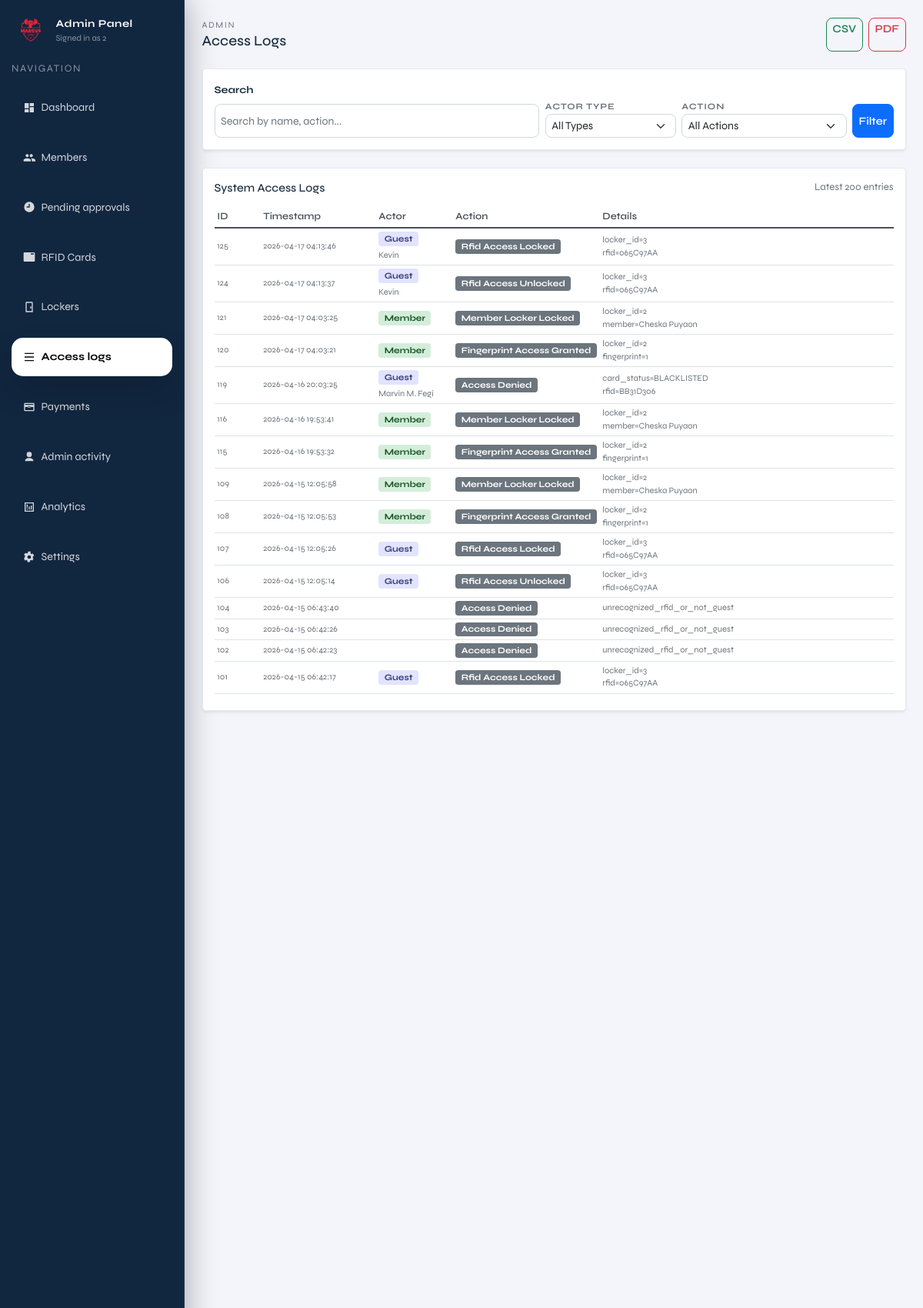
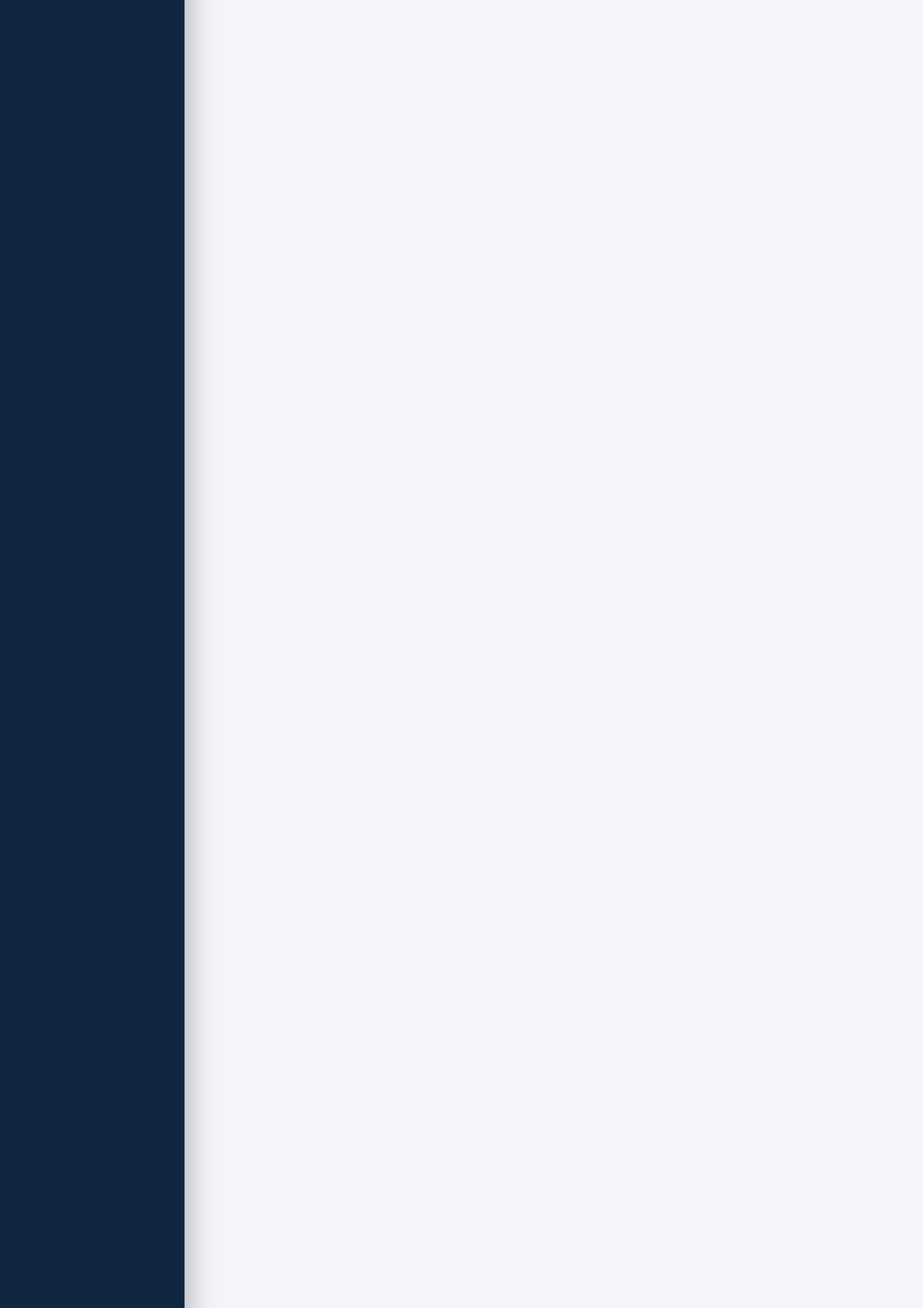
/admin/access-logs (signed in, upper part), run on the app's committed database (2 pictures, top to bottom).
### tables this page shows
CREATE TABLE access_logs (
              id INTEGER PRIMARY KEY AUTOINCREMENT,
              actor_type TEXT NOT NULL, -- member|guest|admin|system
              actor_ref TEXT,           -- e.g. member_id or rfid uid
              action TEXT NOT NULL,     -- e.g. unlock_requested|unlocked|denied
              detail TEXT,
              created_at TEXT NOT NULL DEFAULT (datetime('now'))
            );

### admin.py (the view)
@admin_bp.get("/access-logs")
def admin_access_logs():
    guard = _require_admin()
    if guard is not None:
        return guard
    q = (request.args.get("q") or "").strip()
    actor_type = (request.args.get("actor_type") or "").strip()
    action = (request.args.get("action") or "").strip()
    limit = int(request.args.get("limit", 200))
    with connect() as conn:
        query = """
            SELECT
                al.id,
                al.actor_type,
                al.actor_ref,
                al.action,
                al.detail,
                al.created_at,
                COALESCE(m.full_name, 'N/A') as actor_name
            FROM access_logs al
            LEFT JOIN members m ON al.actor_type = 'guest' AND CAST(al.actor_ref AS INTEGER) = m.id
            WHERE al.actor_type NOT IN ('admin', 'system', 'ir_sensor')
        """
        params = []
        if q:
            query += " AND (m.full_name LIKE ? OR al.detail LIKE ? OR al.action LIKE ?)"
            params.extend([f"%{q}%", f"%{q}%", f"%{q}%"])
        if actor_type:
            query += " AND al.actor_type = ?"
            params.append(actor_type)
        if action:
            query += " AND al.action = ?"
            params.append(action)
        query += " ORDER BY al.id DESC LIMIT ?"
        params.append(limit)
        logs = conn.execute(query, params).fetchall()
        actor_types = conn.execute(
            "SELECT DISTINCT actor_type FROM access_logs WHERE actor_type NOT IN ('admin', 'system', 'ir_sensor') ORDER BY actor_type"
        ).fetchall()
        actions = conn.execute(
            "SELECT DISTINCT action FROM access_logs WHERE actor_type NOT IN ('admin', 'system', 'ir_sensor') ORDER BY action"
        ).fetchall()
    return render_template(
        "admin/pages/admin_access_logs.html",
        logs=logs,
        q=q,
        actor_type=actor_type,
        action=action,
        limit=limit,
        actor_types=actor_types,
        actions=actions,
        current_page="access_logs",
        admin_username=session.get("admin_username"),
    )

### admin.py (called while the page is built)
def _require_admin():
    if not session.get("admin_logged_in"):
        return redirect(url_for("admin.admin_login"))
    return None

@admin_bp.before_request
def _protect_admin_routes():
    if request.endpoint in ("admin.admin_login", "admin.admin_login_submit"):
        return None
    if not session.get("admin_logged_in"):
        return redirect(url_for("admin.admin_login"))

### db.py (called while the page is built)
def _db_path() -> Path:
    env_path = os.getenv("LOCKER_DB_PATH")
    if env_path:
        return Path(env_path)
    current_dir = Path(__file__).resolve().parent
    candidate_paths = [
        current_dir / "locker.sqlite3",
        current_dir / "locker.db",
        current_dir.parent / "locker.sqlite3",
        current_dir.parent / "locker.db",
    ]
    for path in candidate_paths:
        if path.exists():
            return path
    return current_dir.parent / "locker.sqlite3"

def _database_url() -> Optional[str]:
    return os.getenv("DATABASE_URL") or os.getenv("POSTGRES_URL")

def connect() -> DBConnection:
    database_url = _database_url()
    if database_url:
        if psycopg2 is None:
            raise RuntimeError("PostgreSQL support requires psycopg2-binary. Install it before using DATABASE_URL.")
        conn = psycopg2.connect(database_url)
        return DBConnection(conn, is_postgres=True)
    sqlite_conn = sqlite3.connect(
        _db_path(),
        timeout=60,
        check_same_thread=False,
    )
    sqlite_conn.execute("PRAGMA journal_mode=WAL;")
    sqlite_conn.execute("PRAGMA synchronous = NORMAL;")
    sqlite_conn.execute("PRAGMA foreign_keys = ON;")
    sqlite_conn.execute("PRAGMA busy_timeout = 60000;")
    return DBConnection(sqlite_conn, is_postgres=False)

    def __enter__(self) -> "DBConnection":
        if self._is_postgres:
            self._cursor = self._conn.cursor(cursor_factory=psycopg2.extras.RealDictCursor)
        else:
            self._conn.row_factory = sqlite3.Row
            self._cursor = self._conn.cursor()
        return self

    def __exit__(self, exc_type, exc, tb):
        try:
            if exc_type is not None:
                self._conn.rollback()
                return False
            self._conn.commit()
        finally:
            if self._cursor is not None:
                self._cursor.close()
            if self._conn is not None:
                self._conn.close()
        return False

### templates/admin/pages/admin_access_logs.html (shortened to what this page needs)
{% extends "admin/layout/admin.html" %}
{% block admin_content %}
  <div class="d-flex justify-content-between align-items-center mb-4">
    <div>
      <div class="text-muted" style="letter-spacing:0.14em; text-transform:uppercase; font-size:0.75rem;">Admin</div>
      <h5 class="mb-0">Access Logs</h5>
    </div>
    <div class="d-flex gap-2">
      <a href="{{ url_for('admin.export_access_logs_csv') }}" class="btn btn-sm btn-outline-success">
         CSV
      </a>
      <a href="{{ url_for('admin.export_access_logs_pdf') }}" class="btn btn-sm btn-outline-danger">
         PDF
      </a>
    </div>
  </div>
  <div class="card shadow-sm rounded-3 mb-4">
    <div class="card-body">
      <form method="get" action="/admin/access-logs" class="d-flex gap-2 flex-wrap align-items-end">
        <div class="flex-grow-1" style="min-width: 200px;">
          <label class="form-label small fw-bold">Search</label>
          <input name="q" value="{{ q }}" class="form-control form-control-sm" placeholder="Search by name, action..." />
        </div>
        <div style="min-width: 170px;">
          <label class="filter-label">Actor Type</label>
          <select name="actor_type" class="form-select form-select-sm">
            <option value="">All Types</option>
          </select>
        </div>
        <div style="min-width: 170px;">
          <label class="filter-label">Action</label>
          <select name="action" class="form-select form-select-sm">
            <option value="">All Actions</option>
          </select>
        </div>
        <div class="d-flex gap-2">
          <button class="btn btn-sm btn-primary" type="submit">Filter</button>
        </div>
      </form>
    </div>
  </div>
  <div class="card shadow-sm rounded-3">
    <div class="card-body">
      <div class="d-flex justify-content-between align-items-center mb-3">
        <h6 class="card-title mb-0">System Access Logs</h6>
        <span class="text-muted small">Latest {{ limit }} entries</span>
      </div>
      <div class="access-logs-wrapper table-responsive">
        <table class="table table-sm table-hover align-middle mb-0">
          <thead class="position-sticky" style="top: 0; background: white; z-index: 10;">
            <tr>
              <th style="width: 60px;">ID</th>
              <th style="width: 150px;">Timestamp</th>
              <th style="width: 100px;">Actor</th>
              <th style="width: 130px;">Action</th>
              <th>Details</th>
            </tr>
          </thead>
          <tbody>
            {% for log in logs %}
              <tr>
                <td class="text-muted small">{{ log["id"] }}</td>
                <td class="text-muted small" style="white-space: nowrap;">
                  {{ log["created_at"]|default("-") }}
                </td>
                <td>
                  <span class="badge badge-{{ log['actor_type']|lower }} px-2 py-1" style="font-size: 0.75rem;">
                    {{ log["actor_type"]|title }}
                  </span>
                  {% if log["actor_name"] and log["actor_name"] != "N/A" %}
                    <br/>
                    <small class="text-muted d-block mt-1">{{ log["actor_name"] }}</small>
                  {% endif %}
                </td>
                <td>
                  <span class="badge bg-secondary px-2 py-1" style="font-size: 0.75rem; text-transform: capitalize;">
                    {{ log["action"]|replace("_", " ")|title }}
                  </span>
                </td>
                <td class="text-muted small access-log-detail">
                  {% if log["detail"] %}
                    {{ log["detail"]|replace('; ', '<br>')|safe }}
                  {% else %}
                    <em>—</em>
                  {% endif %}
                </td>
              </tr>
            {% else %}
              <tr><td colspan="5" class="text-center text-muted py-4">No access logs found.</td></tr>
            {% endfor %}
          </tbody>
        </table>
      </div>
    </div>
  </div>
{% endblock %}

### templates/layouts/base.html (style rules this page uses)
:root { --brand-blue: #1a3a5c; --brand-teal: #0f6e56; --brand-accent: #378add; --brand-light: #f4f6f9; --brand-white: #ffffff; }
*, *::before, *::after { box-sizing: border-box; }
html, body { height: 100%; margin: 0; padding: 0; }
html, body { -ms-overflow-style: none; scrollbar-width: none; }
body { font-family: 'Syne', sans-serif; background: var(--brand-light); color: #1a2d3e; font-size: 16px; }
.btn, .btn-primary, .btn-secondary, .btn-danger, .btn-outline-danger { border-radius: 8px; font-weight: 600; transition: all 0.2s ease; font-size: 0.95rem; }
.form-control, .form-select, input[type="text"], input[type="email"], input[type="password"], textarea { border-radius: 8px; font-size: 0.95rem; border: 1px solid #d0d8dd; }
.table { font-size: 0.9rem; }
.card { border-radius: 12px; border: 1px solid #e2e8f0; }
.badge { padding: 4px 8px; font-size: 0.75rem; }
@media (min-device-width: 600px) and (max-device-width: 900px) and (orientation: portrait) { body, html { font-size: 15px; } }
@media (min-device-width: 600px) and (max-device-width: 900px) and (orientation: portrait) { .btn, .form-control { min-height: 44px; } }
@media (min-device-width: 600px) and (max-device-width: 900px) and (orientation: portrait) { .table { font-size: 0.85rem; } }

### templates/admin/pages/admin_access_logs.html (style rules this page uses)
.table th { background-color: #f8f9fa; border-bottom: 2px solid #dee2e6; font-weight: 600; color: #495057; }
.table td { vertical-align: middle; }
.badge-member { background-color: #d4edda; color: #155724; }
.badge-guest { background-color: #e2e3ff; color: #383d7a; }
.access-logs-wrapper { max-height: 640px; overflow-y: auto; }
.access-logs-wrapper table { min-width: 900px; }
.access-log-detail { white-space: normal; word-break: break-word; }
.filter-label { font-size: 0.75rem; font-weight: 700; text-transform: uppercase; letter-spacing: 0.08em; color: #6c757d; }
.table thead th { background-color: #ffffff; position: sticky; top: 0; z-index: 11; }

### data on the page
access_logs: id "125", created_at "2026-04-17 04:13:46", actor_type "Guest", actor_name "Kevin", action "Rfid Access Locked", detail "locker_id=3 rfid=065C97AA"
access_logs: id "124", created_at "2026-04-17 04:13:37", actor_type "Guest", actor_name "Kevin", action "Rfid Access Unlocked", detail "locker_id=3 rfid=065C97AA"
access_logs: id "121", created_at "2026-04-17 04:03:25", actor_type "Member", action "Member Locker Locked", detail "locker_id=2 member=Cheska Puyaon"
access_logs: id "120", created_at "2026-04-17 04:03:21", actor_type "Member", action "Fingerprint Access Granted", detail "locker_id=2 fingerprint=1"
access_logs: id "119", created_at "2026-04-16 20:03:25", actor_type "Guest", actor_name "Marvin M. Fegi", action "Access Denied", detail "card_status=BLACKLISTED rfid=BB31D306"
access_logs: id "116", created_at "2026-04-16 19:53:41", actor_type "Member", action "Member Locker Locked", detail "locker_id=2 member=Cheska Puyaon"
access_logs: id "115", created_at "2026-04-16 19:53:32", actor_type "Member", action "Fingerprint Access Granted", detail "locker_id=2 fingerprint=1"
access_logs: id "109", created_at "2026-04-15 12:05:58", actor_type "Member", action "Member Locker Locked", detail "locker_id=2 member=Cheska Puyaon"
access_logs: id "108", created_at "2026-04-15 12:05:53", actor_type "Member", action "Fingerprint Access Granted", detail "locker_id=2 fingerprint=1"
access_logs: id "107", created_at "2026-04-15 12:05:26", actor_type "Guest", action "Rfid Access Locked", detail "locker_id=3 rfid=065C97AA"
access_logs: id "106", created_at "2026-04-15 12:05:14", actor_type "Guest", action "Rfid Access Unlocked", detail "locker_id=3 rfid=065C97AA"
access_logs: id "104", created_at "2026-04-15 06:43:40", action "Access Denied", detail "unrecognized_rfid_or_not_guest"
access_logs: id "103", created_at "2026-04-15 06:42:26", action "Access Denied", detail "unrecognized_rfid_or_not_guest"
access_logs: id "102", created_at "2026-04-15 06:42:23", action "Access Denied", detail "unrecognized_rfid_or_not_guest"
access_logs: id "101", created_at "2026-04-15 06:42:17", actor_type "Guest", action "Rfid Access Locked", detail "locker_id=3 rfid=065C97AA"

### other printed values
{{ admin_username or "admin" }} "2"
{{ limit }} "200"
